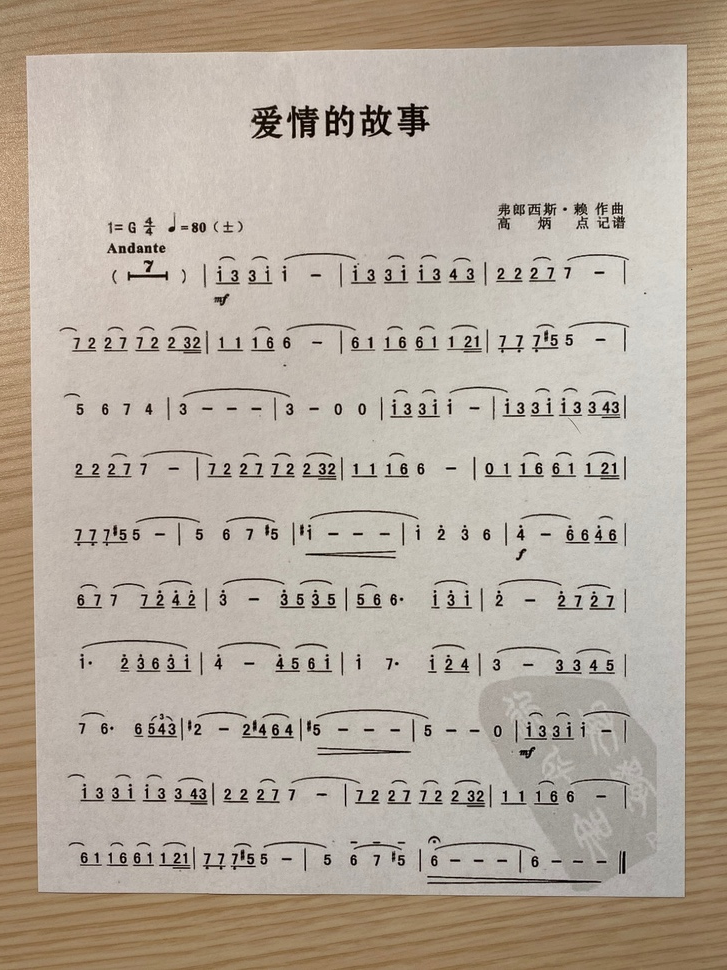
#> input picture media/uploaded_img/IMG_3350.jpg, 727 x 970 px, shrunk from 1512 x 2016 before the run
$ python -i util.py   (imports and definitions only)
#> lines starting #> are read from the running program, lines starting #| are printed output that depends on the picture; after the words box and inside, x2 and y2 are one past the last pixel; in counts of white or black regions, pixels touching at a corner belong together
from sklearn.neighbors import KernelDensity
from scipy.signal import find_peaks
import numpy as np
import cv2 as cv


def display(title, img):
    cv.namedWindow(title, cv.WINDOW_NORMAL)
    cv.imshow(title, img)

# [13 lines left out: function bordered_stack, not called in this run]


def in_range(num, low, high):
    return num >= low and num < high


def similar(a, b, ratio=0.95):
    small, big = min(abs(a), abs(b)), max(abs(a), abs(b))
    return small / big >= ratio


# [18 lines left out: functions kde_breaks, share_rect_area, not called in this run]


def order_rect_points(points):
    """Order rectangle vertices as [tl, tr, br, bl]"""

    rect = np.zeros((4, 2), np.float32)

    s = points.sum(axis=1)
    rect[0] = points[np.argmin(s)]
    rect[2] = points[np.argmax(s)]

    d = np.diff(points, axis=1)
    rect[1] = points[np.argmin(d)]
    rect[3] = points[np.argmax(d)]
    return rect


def four_point_transform(img, points):
    assert points.shape == (4, 2), 'points must have dimension of (4, 2)'

    rect = order_rect_points(points)
    tl, tr, br, bl = rect

    max_width = int(max(np.linalg.norm(tl - tr), np.linalg.norm(bl - br)))
    max_height = int(max(np.linalg.norm(tl - bl), np.linalg.norm(tr - br)))

    dst = np.array([
        [0, 0],
        [max_width-1, 0],
        [max_width-1, max_height-1],
        [0, max_height-1]], np.float32)

    M = cv.getPerspectiveTransform(rect, dst)
    return cv.warpPerspective(img, M, (max_width, max_height))


def page_detect_contour(img, k_blur=15):
    # img = cv.imread('/home/dlzou/code/projects/omr/media/uploaded_img/IMG_3341.png')

    blurred = cv.medianBlur(img, k_blur)
    edges = cv.dilate(cv.Canny(blurred, 30, 100), np.ones((3, 3), np.uint8))
    # frame_edges = [
    #     edges[0, :], # top
    #     edges[:,0], # left
    #     edges[edges.shape[0]-1, :], # bottom
    #     edges[:, edges.shape[1]-1]] # right

    contours, hierarchy = cv.findContours(edges, cv.RETR_EXTERNAL, cv.CHAIN_APPROX_SIMPLE)
    contours = sorted(contours, key=cv.contourArea, reverse=True)[:5]
    page_contour = None
    for c in contours:
        perimeter = cv.arcLength(c, True)
        approx = cv.approxPolyDP(c, 0.02*perimeter, True)
        if len(approx) == 4:
            page_contour = approx
            break

    if page_contour is not None:
        warped = four_point_transform(img, page_contour.reshape(4, 2))
        return warped

    # [8 lines of commented-out code are left out]
    print('cvutil.page_detection_contour(): failed to detect page')
    return None


# [103 lines left out: functions page_detect_line, bleach_shadows, dissect_rows, fill_object, dissect_objects, not called in this run]


# [2 lines not run here, left out]

>>> import cv2
>>> picture = cv2.imread('media/uploaded_img/IMG_3350.jpg')
#> picture is the input picture: shape (970, 727, 3); mean B, G, R 156.6, 169.9, 181.2
>>> result = page_detect_contour(picture)
#> in page_detect_contour, `blurred = cv.medianBlur(img, k_blur)`:
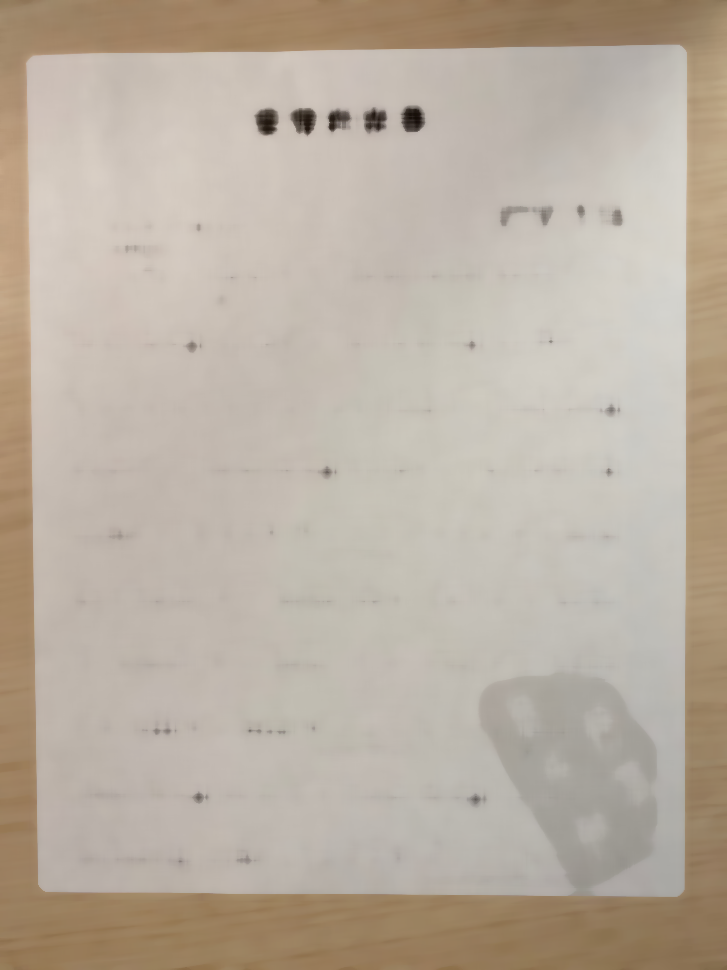
#> blurred: shape (970, 727, 3); mean B, G, R 161.9, 175.4, 186.5
#> in page_detect_contour, `edges = cv.dilate(cv.Canny(blurred, 30, 100), np.ones((3, 3), np.uint8))`:
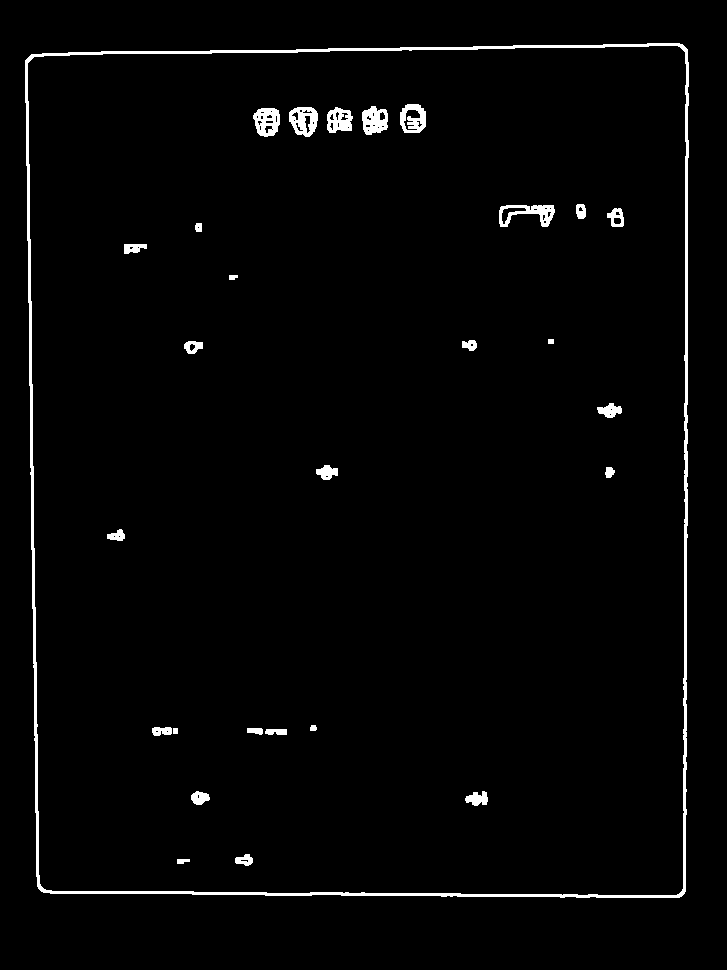
#> edges: shape (970, 727); 2.1% white; 28 white regions
#> in page_detect_contour, `contours, hierarchy = cv.findContours(edges, cv.RETR_EXTERNAL, cv.CHAI..`: contours = 1 contour; box (x1, y1, x2, y2) and area: (25, 43, 689, 898) 555188
#> the loop in page_detect_contour, `for c in contours:` made 1 pass
#> (perimeter, page_contour) on pass 1: (3021.4, [[682, 44], [25, 60], [41, 891], [684, 893]])
#> in order_rect_points, `s = points.sum(axis=1)`: s = [726, 85, 932, 1577]
#> in order_rect_points, `d = np.diff(points, axis=1)`: d = [-638, 35, 850, 209]
#> in four_point_transform, `rect = order_rect_points(points)`: rect = [[25, 60], [682, 44], [684, 893], [41, 891]]
#> in four_point_transform, `tl, tr, br, bl = rect`: tl = [25, 60]; tr = [682, 44]; br = [684, 893]; bl = [41, 891]
#> in four_point_transform, `max_width = int(max(np.linalg.norm(tl - tr), np.linalg.norm(bl - br)))`: max_width = 657
#> in four_point_transform, `max_height = int(max(np.linalg.norm(tl - bl), np.linalg.norm(tr - br)))`: max_height = 849
#> in four_point_transform, `dst = np.array([ [0, 0], [max_width-1, 0], [max_width-1, max_height-1]..`: dst = [[0, 0], [656, 0], [656, 848], [0, 848]]
#> in four_point_transform, `M = cv.getPerspectiveTransform(rect, dst)`: M = [[1.02, -0.0196, -24.3], [0.0243, 0.997, -60.45], [3.24e-05, -2.63e-05, 1]]
#> in four_point_transform, `return cv.warpPerspective(img, M, (max_width, max_height))`:
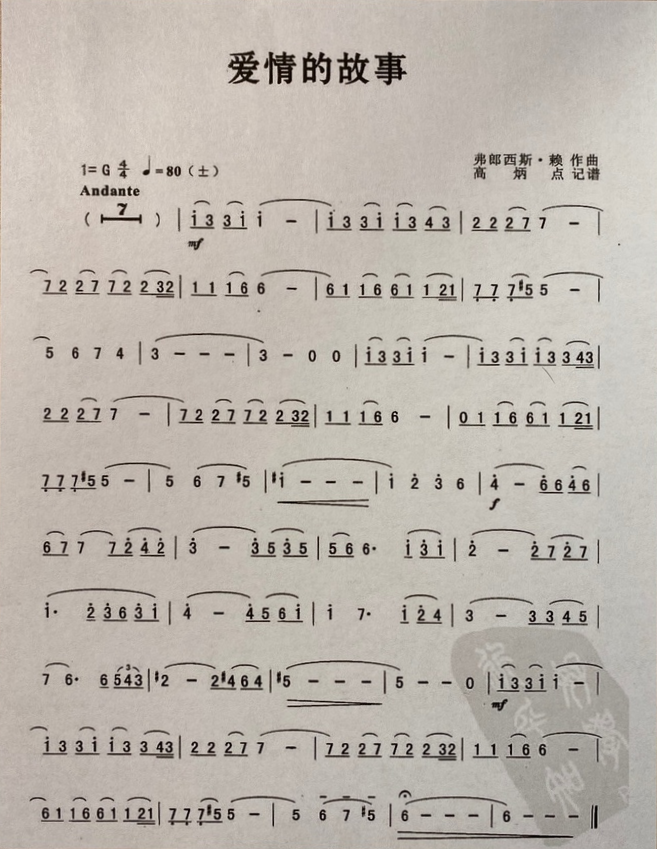
#> returned value: shape (849, 657, 3); mean of channels 0, 1, 2 172.3, 180.6, 187.6; drawn as B, G, R
